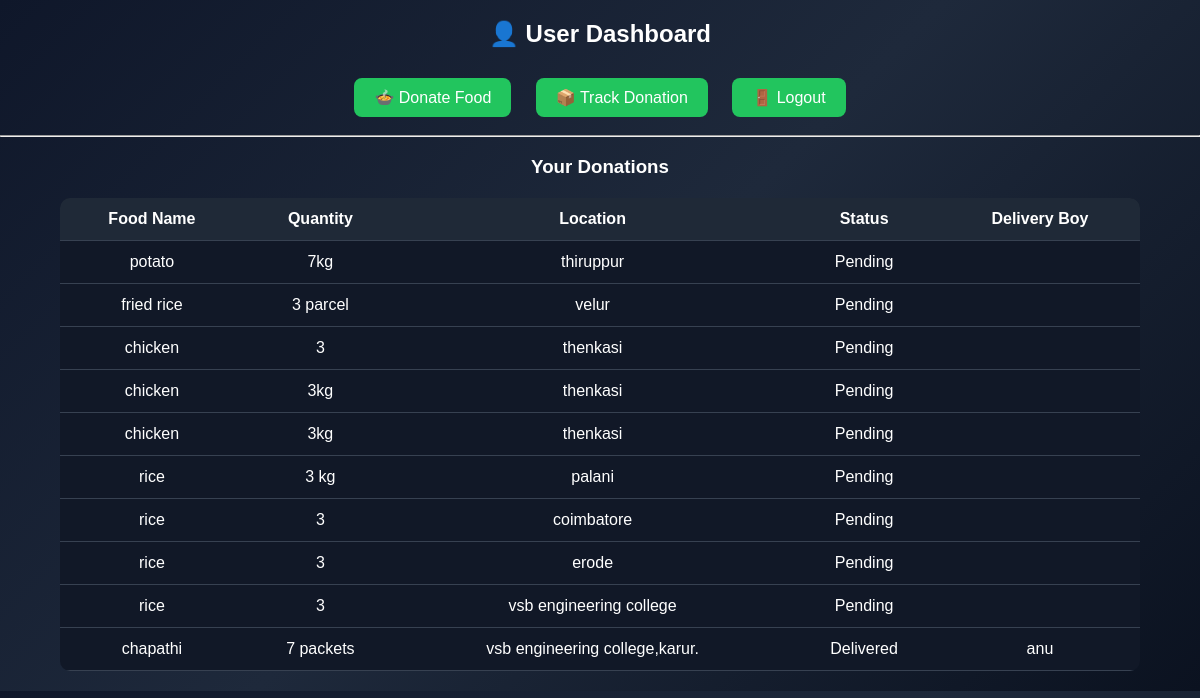
The page /user_dashboard (signed in) on the database as committed earlier.
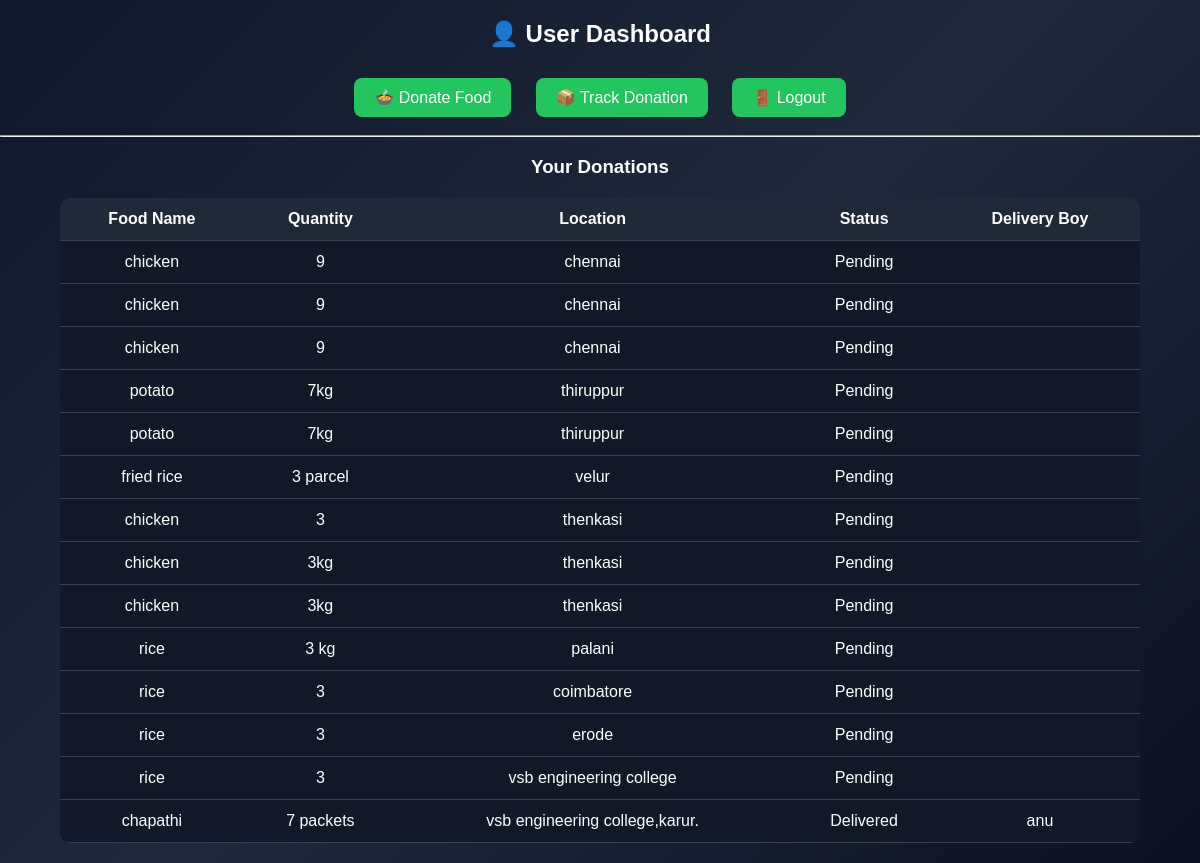
The same page on the database as committed later.
### tables this page shows
CREATE TABLE donations(
        id INTEGER PRIMARY KEY AUTOINCREMENT,
        user_email TEXT,
        food_name TEXT,
        quantity TEXT,
        location TEXT,
        status TEXT DEFAULT 'Pending',
        delivery_boy TEXT DEFAULT ''
    );

### app.py (the view)
@app.route("/user_dashboard")
def user_dashboard():
    if "user" not in session:
        return redirect(url_for("user_login"))
    user_email = session["user"]
    conn = sqlite3.connect(DB)
    cur = conn.cursor()
    cur.execute("""
        SELECT food_name, quantity, location, status, delivery_boy
        FROM donations
        WHERE user_email=?
        ORDER BY id DESC
    """, (user_email,))
    donations = cur.fetchall()
    conn.close()
    return render_template(
        "user_dashboard.html",
        donations=donations,
        user_email=user_email
    )

### templates/user_dashboard.html (shortened to what this page needs)
<!DOCTYPE html>
<html>
<head>
</head>
<body>
<h2>👤 User Dashboard</h2>
<a href="/donate_food">🍲 Donate Food</a>
<a href="/track_donation">📦 Track Donation</a>
<a href="/logout">🚪 Logout</a>
<hr>
<h3>Your Donations</h3>
<table>
    <tr>
        <th>Food Name</th>
        <th>Quantity</th>
        <th>Location</th>
        <th>Status</th>
        <th>Delivery Boy</th>
    </tr>
    {% for d in donations %}
    <tr>
        <td>{{ d[0] }}</td>
        <td>{{ d[1] }}</td>
        <td>{{ d[2] }}</td>
        <td>{{ d[3] }}</td>
        <td>{{ d[4] }}</td>
    </tr>
    {% endfor %}
</table>
</body>
</html>

### templates/user_dashboard.html (style rules this page uses)
body { margin:0; font-family:Poppins, sans-serif; background:linear-gradient(135deg,#0f172a,#1e293b,#0b1220); color:white; text-align:center; }
h2 { margin-top:20px; }
a { display:inline-block; margin:10px; padding:10px 20px; background:#22c55e; color:white; text-decoration:none; border-radius:8px; }
table { width:90%; margin:20px auto; border-collapse:collapse; background:#111827; border-radius:10px; overflow:hidden; }
th,td { padding:12px; border-bottom:1px solid #374151; }
th { background:#1f2937; }

Rows that differ between the two databases and show on the page:
added donations: food_name "chicken", quantity "9", location "chennai", status "Pending"
added donations: food_name "chicken", quantity "9", location "chennai", status "Pending"
added donations: food_name "chicken", quantity "9", location "chennai", status "Pending"
added donations: food_name "potato", quantity "7kg", location "thiruppur", status "Pending"
